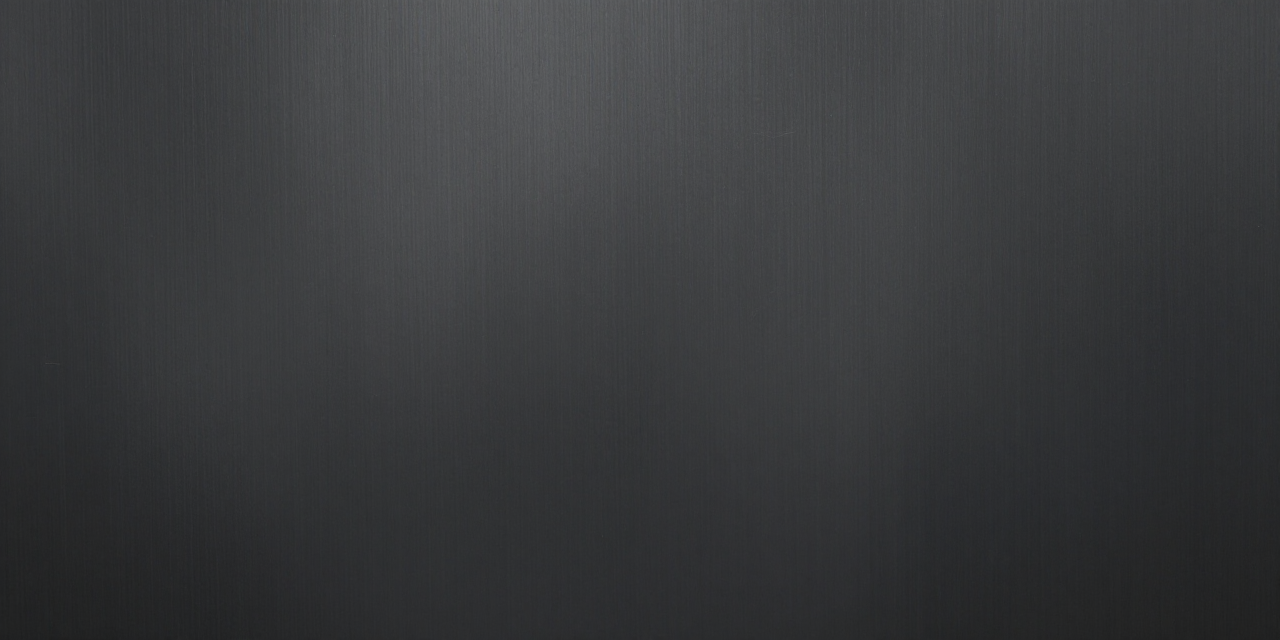
#> input picture vst/art/metal.png, 1280 x 640 px
$ python -i look.py   (imports and definitions only)
#> lines starting #> are read from the running program, lines starting #| are printed output that depends on the picture
#!/usr/bin/env python3
"""Shared look for the MPC Tape Echo skin: palette, geometry and text helpers.

One place for the numbers that the page artwork (make_plate.py), the knob filmstrip
(make_widgets.py), the VU filmstrip (make_vu.py) and the value mock-up (make_values.py)
must agree on, plus the same numbers written into vst/layout.conf. If a coordinate moves
here, move it there too -- the art is baked, the controls are placed by the layout, and
only these files know where the panel, a card or the meter sits.

Composition (Studio style, 2026-10-27 redesign; sibling reference: the MPC DJ FX 2 skin's
Shapey-derived layout): dark charcoal plate, a display panel on top that carries the real
VU plus the tape/head state, then a row of four parameter cards with one accent hue each.
The plugin area is 1280x628 device px; layout.conf is written in DEVICE pixels, the art in
the same page shifted by -86 (Y_OFF), so art_y = device_y - 86.

Needs Pillow. Fonts: Titillium Web, the same face MPC draws its live text in, so baked
captions and device-drawn names/values sit on one grid.
"""
import os

from PIL import Image, ImageDraw, ImageFilter, ImageFont

W, H = 1280, 628           # the plugin area (device y 86..714 -> art y 0..628)
Y_OFF = 86                 # layout.conf device y -> art y
DEV = lambda y: y + Y_OFF  # art y -> device y (the layout's cy)

# ---------------------------------------------------------------- geometry (mirrors vst/layout.conf)
HEADER_H = 56
PANEL = (12, 62, 1268, 356)                  # x0, y0, x1, y1 of the display panel

# display panel zones (art px)
MODE_X = 30                                  # left column: mode block, left aligned
MODE_PLATE = (24, 88, 500, 152)              # the engraved plate the big mode name sits on
MODE_TXT_CY = 120                            # big live mode name (htext) centre
MODE_DESC_CY = 172                           # its one-line description (live, per mode)
MODE_CAP = (30, 72)

VU_WIN = (512, 82, 1008, 206)                # VU window: scale + trough
VU_TROUGH = (528, 138, 992, 184)             # the bar's well (the filmstrip draws inside it)
VU_METER = (760, 161, 464, 46)               # cx, cy, w, h -- the meter widget, art px
VU_SCALE_Y = 126                             # tick baseline

DELAY_CX, DELAY_CY = 1140, 118               # delay read-out plate centre, art px
DELAY_W, DELAY_H = 212, 56
DELAY_CAP = (1028, 70)

TAPE_WELL = (30, 212, 1250, 344)             # the transport window under the panel row

# card row (art px); the four cards are 310 px wide, 8 px apart, 8 px margin
CARDS_Y = 366
CARDS_H = 248
CARD_COUNT = 4
CARD_W = 310
CARD_GAP = 8
CARD_X0 = 8
CARD_PAD = 14
CARD_TITLE_Y = 378                            # title text top
CARD_SUB_DX = 9                               # the sub line starts this far right of the title
CARD_HINT_Y = 442                             # first hint line under an enum
CARD_ENUM_CY = 414                            # enum_h centre (first row) in ART px
CARD_KNOB_CY = 512                            # knob row centre in ART px
CARD_CELL = 68                                # knob cell width (4 cells = 272 inside 310)
KNOB_R = 22                                   # knob radius (the filmstrip is 2r+10 wide)


def card_x(i):
    """Left edge of card i (0..3) in art pixels."""
    return CARD_X0 + i * (CARD_W + CARD_GAP)


def card_cx(i):
    return card_x(i) + CARD_W // 2


def knob_offsets(n):
    """Centre offsets of n knobs inside a card, CARD_CELL apart and centred on the card."""
    return [round((k - (n - 1) / 2.0) * CARD_CELL) for k in range(n)]


def knob_x(i, k, n):
    """Centre x of knob k of n on card i (art px). The layout must use cx + 0 (same column)."""
    return card_cx(i) + knob_offsets(n)[k]

# ---------------------------------------------------------------- palette
BG = (10, 12, 15)             # page
BG_HI = (16, 19, 23)          # vignette centre
PANEL_TOP = (19, 23, 28)
PANEL_BOT = (14, 17, 21)
PANEL_EDGE = (40, 45, 53)
CARD_TOP = (31, 36, 43)
CARD_BOT = (22, 26, 32)
CARD_EDGE = (42, 48, 56)
WELL = (11, 13, 17)           # recessed areas (VU window, transport window, read-out plate)
WELL_EDGE = (36, 42, 51)

INK = (233, 236, 240)
INK_DIM = (143, 152, 162)
INK_FAINT = (92, 100, 110)
GRID_LINE = (36, 42, 51)
WHITE = (255, 255, 255)

# one accent hue per card (cap + title); the meter and the knobs stay one warm pair
AMBER = (224, 163, 58)
CYAN = (79, 184, 217)
GREEN = (92, 192, 122)
VIOLET = (155, 134, 232)
BLUE = (94, 143, 232)
MAGENTA = (217, 107, 176)
TEAL = (69, 196, 176)
ORANGE = (232, 118, 58)
RED = (224, 82, 82)

ARC = (224, 163, 58)          # knob value arc (one hardware part across all cards)
VU_LO = (214, 158, 54)        # VU fill, low
VU_HI = (232, 118, 58)        # VU fill, high
VU_HOT = (226, 74, 62)        # VU fill, top of the scale
TAPE_BAND = (38, 42, 48)      # the tape band in the transport window
TAPE_EDGE = (72, 78, 88)

FONT_DIRS = ("/mv/tools/html_art/fonts", os.path.join(os.path.dirname(__file__), "fonts"),
             "/usr/share/fonts/truetype/dejavu")
FONTS = {"regular": "TitilliumWeb-Regular.ttf", "semi": "TitilliumWeb-SemiBold.ttf",
         "bold": "TitilliumWeb-Bold.ttf"}
FALLBACK = {"regular": "DejaVuSans.ttf", "semi": "DejaVuSans-Bold.ttf", "bold": "DejaVuSans-Bold.ttf"}


# [10 lines left out: function font, not called in this run]


def lerp(a, b, t):
    return tuple(round(a[i] + (b[i] - a[i]) * t) for i in range(len(a)))


def rgba(c, a=255):
    return (c[0], c[1], c[2], a)


# ---------------------------------------------------------------- drawing helpers
# [45 lines left out: functions vgrad, plate, well, tracked, not called in this run]


def cap(d, xy, s, size=10, fill=INK_DIM, tracking=1.6, weight="semi", anchor="l"):
    """A small letterspaced caption (the skin's caption style)."""
    tracked(d, xy, s.upper(), font(weight, size), fill, tracking, anchor)


def grain(img, amount=5):
    """Faint sensor-style noise so large dark areas don't band; deterministic."""
    noise = Image.effect_noise((W, H), amount).convert("L")
    noise = noise.filter(ImageFilter.GaussianBlur(0.4))
    img.paste(Image.blend(img, Image.merge("RGB", (noise, noise, noise)), 0.05))


# [6 lines left out: function vignette, not called in this run]

>>> import cv2
>>> picture = cv2.imread('../../../vst/art/metal.png', cv2.IMREAD_GRAYSCALE)
#> picture: shape (640, 1280); min 29, max 101, mean 57.3
>>> result = grain(picture)
#> in grain, `noise = Image.effect_noise((W, H), amount).convert("L")`:
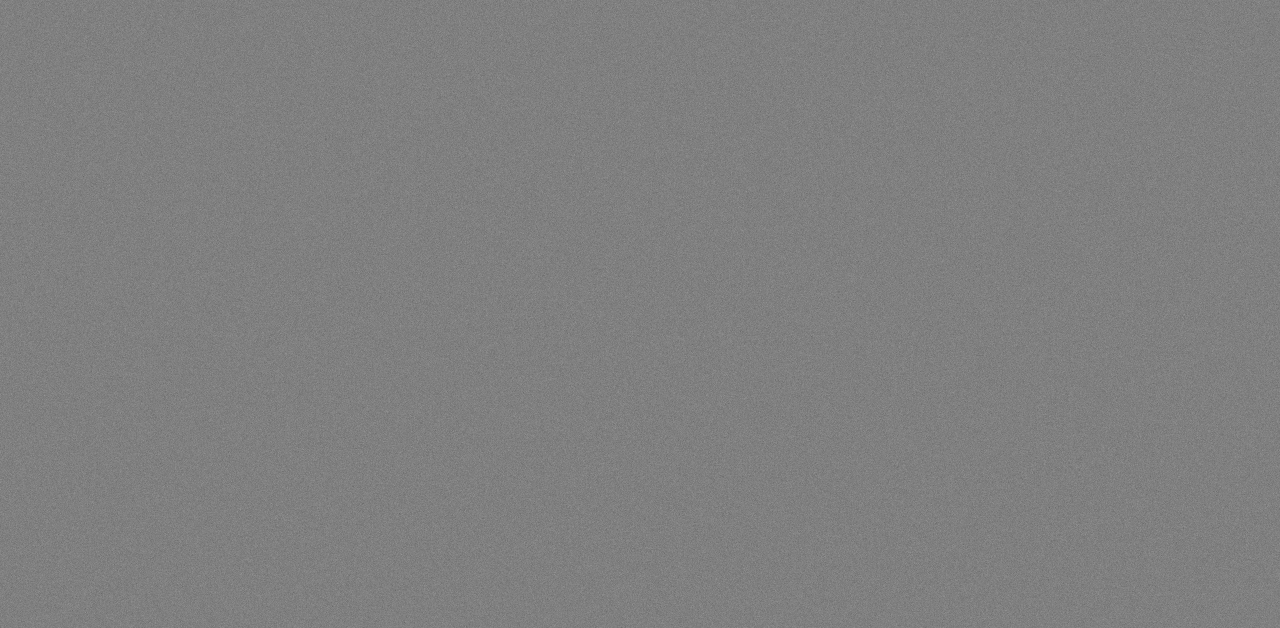
#> noise: PIL image 1280x628 L; min 104, max 151, mean 127.5
#> (the run stopped early here; a loop or call above may not have finished)
